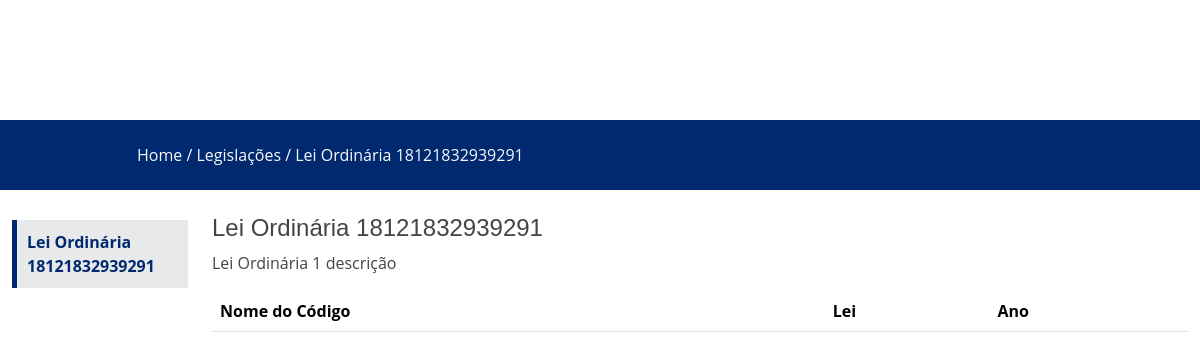
Screenshot of /legislacoes/2 with the database file from the repository.
### inovacaowebsite/models.py (models this page shows, shortened)
class Legislacao(models.Model):
    tipo = models.ForeignKey(Tipo_De_Legislacao, on_delete=models.CASCADE)
    titulo = models.CharField(max_length=100)
    descricao = models.TextField()
    class Meta:
        verbose_name = "Legislação"
        verbose_name_plural = "Legislações"

### inovacaowebsite/views.py (the view)
# urls.py: path('legislacoes/<int:legi_id>', legislacao, name='legislacao'),
def legislacao(request, legi_id):
  legi = Legislacao.objects.get(id=legi_id)
  legis = Legislacao_Informacoes.objects.filter(categoria=legi)
  context = {'legi': legi,
             'legis': legis}
  template = loader.get_template('pages/legislacoes/legislacao.html')
  return HttpResponse(template.render(context, request))

### inovacaowebsite/templates/pages/legislacoes/legislacao.html (shortened to what this page needs)
{% extends "base/base.html" %}
{% load static %}
{% block style_sheet %}<link rel="stylesheet" href="{% static 'styles/css/legislacao.css' %}">{% endblock %}
{% block content %}
<main id="main" role="main" style="margin-top: 10%;">
    <section id="news" class="news">
      <section id="search" data-aos="fade-up" class="d-flex justify-content-between align-items-center">
        <div class="container">
          <div class="row justify-content-center">
            <div class="col-12 col-md-10 d-flex justify-content-between align-items-center">
              <span class="text-light">Home / Legislações / {{legi.titulo}}</span>
            </div>
          </div>
        </div>
      </section>
    </section>
    <div class="container-fluid">
      <div class="row">
        <div class="col-md-2 sidebar hide-sidebar">
          <nav class="nav flex-column">
            <a id="link-internacional-1" class="nav-link" href="#">{{legi.titulo}}</a>
          </nav>
        </div>
        <main class="col-md-10">
          <h4 class="mt-4">{{legi.titulo}}</h4>
          <p>{{legi.descricao}}</p>
          <div class="table-responsive">
            <table class="table">
              <thead>
                <tr>
                  <th>Nome do Código</th>
                  <th>Lei</th>
                  <th>Ano</th>
                </tr>
              </thead>
            </table>
          </div>
        </main>
      </div>
    </div>
 <br> <br> <br>
  </main>
  {% endblock %}

### inovacaowebsite/static/styles/globals/variables.css (style rules this page uses)
:root { --transparent: transparent; --white: #fff; --white2:#f6f9ff; --background: #f6f9ff; --opacityBW: #E1E6EE; --gray: #ebeef4; --gray2: #e1ecff; --lightGray: #A7ABAD; --gray2: #dadada; --green: #1C894F; --blue: #2D4F96; --blueHover: #012970; --lightBlue: #4154f1; --black: #000; --darkGray: #343A40; --darkBlue: #0C1A1E; --blue2:#798eb3; --darkGray2: #777777; }

### inovacaowebsite/static/styles/globals/global.css (style rules this page uses)
:root { scroll-behavior: smooth; }
body { font-family: "Open Sans", sans-serif; color: #444444; }
a { color: var( --blueHover); text-decoration: none; }
h1, h2, h3, h4, h5, h6 { font-family: "Nunito", sans-serif; }

### inovacaowebsite/static/styles/css/legislacao.css (style rules this page uses)
#news #search { height: 70px; width: 100%; background-color: #012970; }
.sidebar { margin-top: 30px; transition: transform 0.3s ease; }
.sidebar .nav-link { background-color: #e7e9eb; margin-bottom: 10px; padding: 10px; border-left: 5px solid #012970; border-radius: 0; color: #012970; font-weight: bold; }

### rows the page displays
Legislacao: titulo "Lei Ordinária 18121832939291", descricao "Lei Ordinária 1 descrição"
